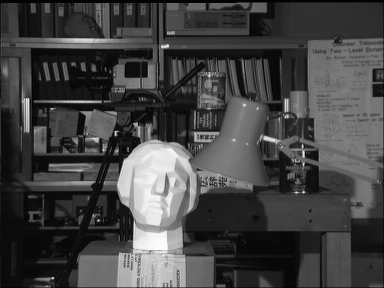
//> input picture stereo_match/tsukuba_l.png, 384 x 288 px
$ ./NCC   (built with g++ and OpenCV 4)
//> lines starting //> are read from the running program, lines starting //| are printed output that depends on the picture
#include<iostream>
#include<cv.h>
#include<highgui.h>
#include <cmath>
using namespace std;

int main(){
    /*Half of the window size for the census transform*/
    int hWin = 5;
    int compareLength = (2*hWin+1)*(2*hWin+1);

    cout<<"hWin: "<<hWin<<";  "<<"compare length:  "<<compareLength<<endl;
    cout<<"NCC test"<<endl;
  /*  IplImage * leftImage = cvLoadImage("l2.jpg",0);
    IplImage * rightImage = cvLoadImage("r2.jpg",0);*/

    IplImage * leftImage = cvLoadImage("../tsukuba_l.png",0);
//> leftImage is the input picture: 288 rows x 384 cols, CV_8UC1; min 0, max 252, mean 67.6
    IplImage * rightImage = cvLoadImage("../tsukuba_r.png",0);
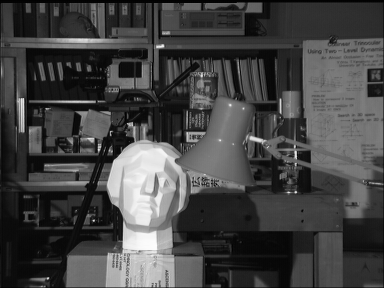
//> input picture stereo_match/tsukuba_r.png, 384 x 288 px
//> rightImage is the input picture: 288 rows x 384 cols, CV_8UC1; min 0, max 253, mean 68

    int imageWidth = leftImage->width;
//> imageWidth = 384
    int imageHeight =leftImage->height;
//> imageHeight = 288

    IplImage * NCCImage = cvCreateImage(cvGetSize(leftImage),leftImage->depth,1);
    IplImage * MatchLevelImage = cvCreateImage(cvGetSize(leftImage),leftImage->depth,1);

    int minDBounds = 0;
    int maxDBounds = 31;

    cvNamedWindow("Left",1);
    cvNamedWindow("Right",1);
    cvNamedWindow("Census",1);
    cvNamedWindow("MatchLevel",1);

    cvShowImage("Left",leftImage);
    cvShowImage("Right",rightImage);


    /*Census Transform */
    int i,j ,m,n,k;
    unsigned char centerPixel = 0;
    unsigned char neighborPixel = 0;
    int bitCount = 0;
    unsigned int bigger = 0;

    unsigned int sum =0;
    unsigned int leftSquareSum = 0;
    unsigned int rightSquareSum = 0;

    double *matchLevel = new double[maxDBounds - minDBounds  + 1];
    double tempMax = 0;
    int tempIndex = 0;

    unsigned char* dst;
    unsigned char* leftSrc  = NULL;
    unsigned char* rightSrc = NULL;

    unsigned char leftPixel = 0;
    unsigned char rightPixel =0;
    unsigned char subPixel = 0;
    unsigned char meanLeftPixel  = 0;
    unsigned char meanRightPixel = 0;


    for(i = 0 ; i < leftImage->height;i++){
        for(j = 0; j< leftImage->width;j++){

            /*均值计算 */
            for (k = minDBounds;k <= maxDBounds;k++)
            {
                sum = 0;
                leftSquareSum  = 0;
                rightSquareSum = 0;

                 for (m = i-hWin; m <= i + hWin;m++)
                {
                    for (n = j - hWin; n <= j + hWin;n++)
                    {
                          if (m < 0 || m >= imageHeight || n <0 || n >= imageWidth )
                          {

                              leftPixel = 0;
                          }else {
                              leftSrc = (unsigned char*)leftImage->imageData
                                  + m*leftImage->widthStep + n + k;
                              leftPixel = *leftSrc;

                          }


                          if (m < 0 || m >= imageHeight || n + k <0 || n +k >= imageWidth)
                          {

                              rightPixel = 0;
                          }else
                          {
                              rightSrc = (unsigned char*)rightImage->imageData
                                           + m*rightImage->widthStep + n;
                              rightPixel = *rightSrc;

                          }

                          sum +=  leftPixel*rightPixel;
                          leftSquareSum  += leftPixel*leftPixel;
                          rightSquareSum += rightPixel*rightPixel;

                    }
                }
                matchLevel[k] = (double)sum/(sqrt(double(leftSquareSum))*sqrt((double)rightSquareSum));

            }


            tempMax = 0;
            tempIndex = 0;
            for ( m = 1;m < maxDBounds - minDBounds + 1;m++)
            {

                if (matchLevel[m] > matchLevel[tempIndex])
                {
                    tempMax = matchLevel[m];
                    tempIndex = m;
                }
            }
            dst = (unsigned char *)NCCImage->imageData + i*NCCImage->widthStep + j;

            *dst = tempIndex*8;
            dst = (unsigned char *)MatchLevelImage->imageData + i*MatchLevelImage->widthStep + j;
            *dst = (unsigned char)(tempMax*255);

        }

    }
//> this loop made 288 passes
//> leftSquareSum on passes 1 to 3: 13822, 16700, 19654
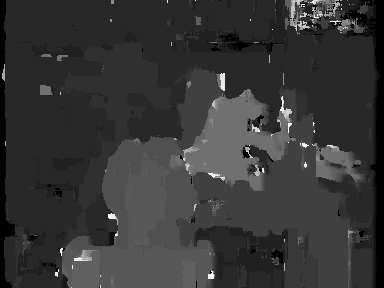
//> NCCImage: 288 rows x 384 cols, CV_8UC1; min 0, max 248, mean 54.4
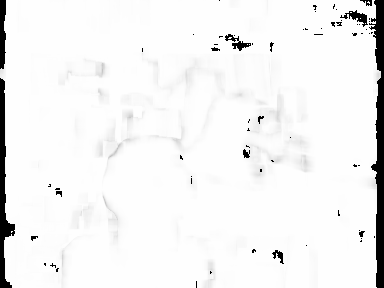
//> MatchLevelImage: 288 rows x 384 cols, CV_8UC1; min 0, max 254, mean 241.8
//> after the loop, sum = 0; leftSquareSum = 16043; rightSquareSum = 0; leftPixel = 0; rightPixel = 0; tempMax = 0; tempIndex = 0

    cvShowImage("Census",NCCImage);
    cvShowImage("MatchLevel",MatchLevelImage);
    cvSaveImage("depth.jpg",NCCImage);
    cvSaveImage("matchLevel.jpg",MatchLevelImage);


    cout<<endl<<"Over"<<endl;
    cvWaitKey(0);
    cvDestroyAllWindows();
    cvReleaseImage(&leftImage);
    cvReleaseImage(&rightImage);
    return 0;
}
